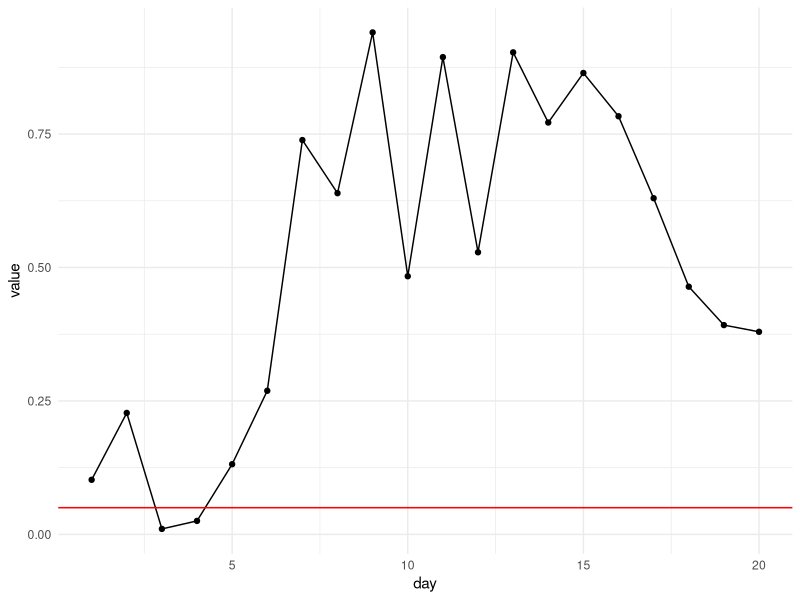
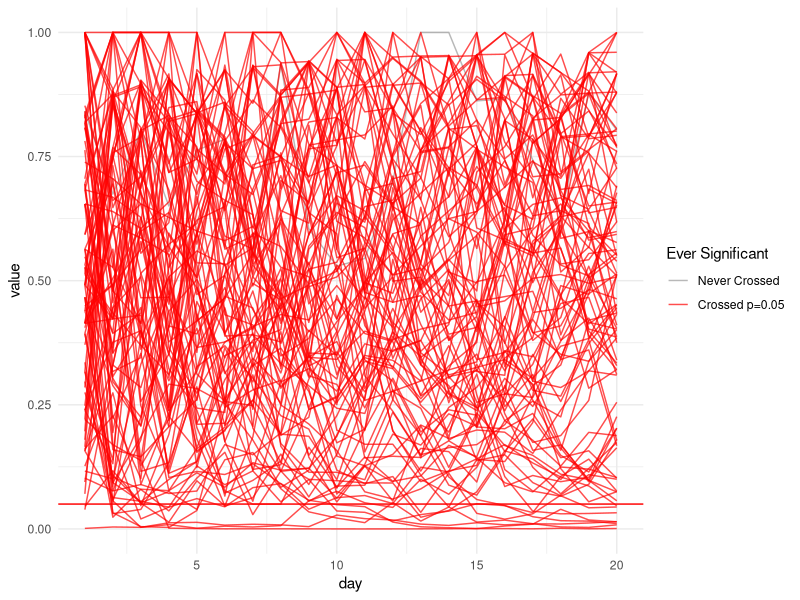

Recreate these plots in R, in order.
## ---- chunk 1
#| echo: false

library(tidyverse)
library(ggplot2)
theme_set(theme_minimal())
## ---- chunk 2
# set random seed 
set.seed(57)
# simulate daily clicks 
clicks_A_daily <- rbinom(20, size = 10000, prob = 0.001)
clicks_B_daily <- rbinom(20, size = 10000, prob = 0.001)
# calculate cumulative clicks 
clicks_A_cum <- cumsum(clicks_A_daily)
clicks_B_cum <- cumsum(clicks_B_daily)

impressions_cum <- (1:20) * 10000

# loop and calculate p-value for each day 
p_values_cum <- numeric(20)

for (d in 1:20) {
  k_A <- clicks_A_cum[d]
  k_B <- clicks_B_cum[d]
  n_total <- d * 10000
  
  observed_data <- matrix(
    c(k_A, n_total - k_A,
      k_B, n_total - k_B), 
    nrow = 2, 
    byrow = TRUE
  )
  
  test_result <- chisq.test(observed_data, correct = FALSE)
  
  p_values_cum[d] <- test_result$p.value
}

# p_values_cum
## ---- chunk 3
df <- p_values_cum %>% as_tibble() %>% 
  mutate(day = 1:20)

df %>% ggplot(aes(x = day, y = value)) + 
  geom_line() + 
  geom_point() + 
  geom_hline(yintercept = 0.05, color = "red")
## ---- chunk 4
#| code-fold: true 
# define function for simulation 
sim_one_day <- function(i){
  # simulate daily clicks 
  clicks_A_daily <- rbinom(20, size = 10000, prob = 0.001)
  clicks_B_daily <- rbinom(20, size = 10000, prob = 0.001)
  # calculate cumulative clicks 
  clicks_A_cum <- cumsum(clicks_A_daily)
  clicks_B_cum <- cumsum(clicks_B_daily)
  
  impressions_cum <- (1:20) * 10000
  
  # loop and calculate p-value for each day 
  p_values_cum <- numeric(20)
  
  for (d in 1:20) {
    k_A <- clicks_A_cum[d]
    k_B <- clicks_B_cum[d]
    n_total <- d * 10000
    
    observed_data <- matrix(
      c(k_A, n_total - k_A,
        k_B, n_total - k_B), 
      nrow = 2, 
      byrow = TRUE
    )
    
    test_result <- chisq.test(observed_data, correct = FALSE)
    
    p_values_cum[d] <- test_result$p.value
  }
  
  p_values_cum %>% as_tibble(.) %>% 
    mutate(day = 1:20, 
           exp_id = i)
}

total_sim_df <- data.frame()

for (i in 1:100){
  total_sim_df <- rbind(total_sim_df, sim_one_day(i))
}

total_sim_df <- total_sim_df %>% group_by(exp_id) %>% 
  mutate(ever_sig = any(value <= 0.5)) %>% 
  ungroup(.)

total_sim_df %>% group_by(ever_sig) %>% count(.)

total_sim_df %>% ggplot(aes(x = day, y = value, group=exp_id, color = ever_sig)) + 
  geom_line(alpha = 0.7) + 
  scale_color_manual(
        name = "Ever Significant",
        values = c("TRUE" = "red", "FALSE" = "gray60"),
        labels = c("TRUE" = "Crossed p=0.05", "FALSE" = "Never Crossed")
    ) +
  geom_hline(yintercept = 0.05, color = "red")
